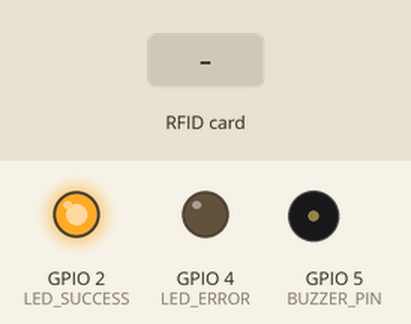
Simulated run of this sketch. Board: ESP32. On the bench: output pins drawn as LEDs (lit = HIGH), buzzer (waves = sounding). Inputs (shaded band) come from the test bench. WiFi joins after 1.5 s; servers stay silent unless stated; uploads are accepted with an empty reply; what the sketch prints to the serial monitor is not drawn.

Above: at 1.6 s.
At 3.9 s:
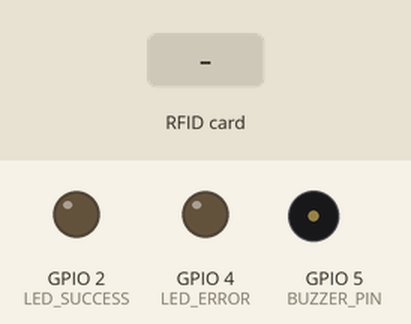
4.0 s: RFID card 5E 7A 19 C4 held to the reader
At 4.9 s:
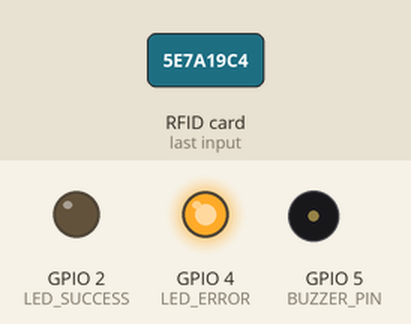
Timing chart, 0 to 7.0 s (numbered marks = the images above; inputs shaded):
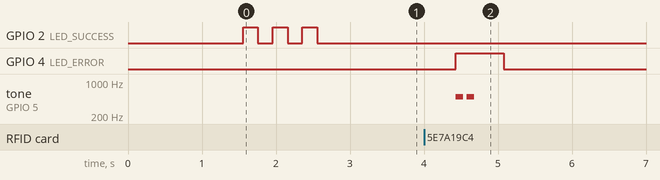

Measured:
- after the input at 4.0 s, GPIO 4 (LED_ERROR): LOW → HIGH after 0.43 s, → LOW 0.65 s later; tone on GPIO 5 (BUZZER_PIN): alternates 500 Hz for 0.10 s and silent for 0.05 s, 4 changes in all, then stays silent, starting after 0.43 s

The sketch:

attendance_system.ino
```cpp
/*
 * University Classroom Attendance System - ESP32 Code
 *
 * Hardware Requirements:
 * - ESP32 Development Board
 * - MFRC522 RFID Reader
 * - RFID Cards/Tags for professors and students
 *
 * Wiring (ESP32 to MFRC522):
 * - VCC -> 3.3V
 * - GND -> GND
 * - SDA -> GPIO 21
 * - SCK -> GPIO 18
 * - MOSI -> GPIO 23
 * - MISO -> GPIO 19
 * - RST -> GPIO 22
 */

#include <WiFi.h>
#include <HTTPClient.h>
#include <ArduinoJson.h>
#include <SPI.h>
#include <MFRC522.h>

// RFID Configuration
#define SS_PIN 21
#define RST_PIN 22
MFRC522 mfrc522(SS_PIN, RST_PIN);

// WiFi Configuration (from .env file)
const char* ssid = "HUAWEI-2.4G-VCt5";
const char* password = "Ayoub@Anas.2023";

// Supabase Configuration
const char* supabaseUrl = "https://putjlurgkhdmdwhepgqq.supabase.co";
const char* supabaseKey = "eyJhbGciOiJIUzI1NiIsInR5cCI6IkpXVCJ9.eyJpc3MiOiJzdXBhYmFzZSIsInJlZiI6InB1dGpsdXJna2hkbWR3aGVwZ3FxIiwicm9sZSI6InNlcnZpY2Vfcm9sZSIsImlhdCI6MTc1NjcyNTg5NCwiZXhwIjoyMDcyMzAxODk0fQ.XfXHqA_4rtpj16Tg6x2xLlGsjUUtjCBqSpXc6xgtnJg";

// Device Configuration
const char* deviceId = "ESP32_001_A101";

// LED Pins for status indication
#define LED_SUCCESS 2   // Green LED
#define LED_ERROR 4     // Red LED
#define BUZZER_PIN 5    // Buzzer for audio feedback

// Global variables
String lastScannedCard = "";
unsigned long lastScanTime = 0;
const unsigned long SCAN_COOLDOWN = 3000; // 3 seconds between scans

void setup() {
  Serial.begin(115200);

  // Initialize pins
  pinMode(LED_SUCCESS, OUTPUT);
  pinMode(LED_ERROR, OUTPUT);
  pinMode(BUZZER_PIN, OUTPUT);

  // Initialize SPI and RFID
  SPI.begin();
  mfrc522.PCD_Init();

  // Connect to WiFi
  connectToWiFi();

  Serial.println("University Attendance System Ready!");
  Serial.println("Waiting for RFID cards...");

  // Success indication
  blinkLED(LED_SUCCESS, 3);
}

void loop() {
  // Check for new RFID card
  if (mfrc522.PICC_IsNewCardPresent() && mfrc522.PICC_ReadCardSerial()) {
    String rfidTag = getRFIDString();

    // Prevent duplicate scans
    if (rfidTag == lastScannedCard && (millis() - lastScanTime) < SCAN_COOLDOWN) {
      Serial.println("Duplicate scan ignored");
      return;
    }

    lastScannedCard = rfidTag;
    lastScanTime = millis();

    Serial.println("Card detected: " + rfidTag);

    // Process the RFID scan
    processRFIDScan(rfidTag);

    // Stop reading
    mfrc522.PICC_HaltA();
  }

  delay(100);
}

void connectToWiFi() {
  WiFi.begin(ssid, password);
  Serial.print("Connecting to WiFi");

  while (WiFi.status() != WL_CONNECTED) {
    delay(500);
    Serial.print(".");
  }

  Serial.println();
  Serial.println("WiFi connected!");
  Serial.print("IP address: ");
  Serial.println(WiFi.localIP());
}

String getRFIDString() {
  String content = "";
  for (byte i = 0; i < mfrc522.uid.size; i++) {
    content.concat(String(mfrc522.uid.uidByte[i] < 0x10 ? "0" : ""));
    content.concat(String(mfrc522.uid.uidByte[i], HEX));
  }
  content.toUpperCase();
  return content;
}

void processRFIDScan(String rfidTag) {
  // First, try to start a professor session
  if (startProfessorSession(rfidTag)) {
    Serial.println("Professor session started successfully!");
    successFeedback();
    return;
  }

  // If not a professor, try to record student attendance
  if (recordStudentAttendance(rfidTag)) {
    Serial.println("Student attendance recorded successfully!");
    successFeedback();
    return;
  }

  // If neither worked, show error
  Serial.println("RFID tag not recognized or no active session");
  errorFeedback();
}

bool startProfessorSession(String rfidTag) {
  if (WiFi.status() != WL_CONNECTED) {
    Serial.println("WiFi not connected");
    return false;
  }

  HTTPClient http;
  http.begin(String(supabaseUrl) + "/rest/v1/rpc/start_professor_session");
  http.addHeader("Content-Type", "application/json");
  http.addHeader("Authorization", "Bearer " + String(supabaseKey));
  http.addHeader("apikey", supabaseKey);

  // Create JSON payload
  DynamicJsonDocument doc(1024);
  doc["p_professor_rfid"] = rfidTag;
  doc["p_classroom_device_id"] = deviceId;
  doc["p_subject"] = "Class Session";
  doc["p_late_threshold"] = 15;

  String jsonString;
  serializeJson(doc, jsonString);

  Serial.println("Starting professor session...");
  Serial.println("Payload: " + jsonString);

  int httpResponseCode = http.POST(jsonString);

  if (httpResponseCode > 0) {
    String response = http.getString();
    Serial.println("Response: " + response);

    // Parse response
    DynamicJsonDocument responseDoc(1024);
    deserializeJson(responseDoc, response);

    if (responseDoc["success"] == true) {
      Serial.println("Professor: " + responseDoc["professor_name"].as<String>());
      Serial.println("Classroom: " + responseDoc["classroom_name"].as<String>());
      http.end();
      return true;
    }
  }

  http.end();
  return false;
}

bool recordStudentAttendance(String rfidTag) {
  if (WiFi.status() != WL_CONNECTED) {
    Serial.println("WiFi not connected");
    return false;
  }

  HTTPClient http;
  http.begin(String(supabaseUrl) + "/rest/v1/rpc/record_student_attendance");
  http.addHeader("Content-Type", "application/json");
  http.addHeader("Authorization", "Bearer " + String(supabaseKey));
  http.addHeader("apikey", supabaseKey);

  // Create JSON payload
  DynamicJsonDocument doc(1024);
  doc["p_student_rfid"] = rfidTag;
  doc["p_classroom_device_id"] = deviceId;

  String jsonString;
  serializeJson(doc, jsonString);

  Serial.println("Recording student attendance...");
  Serial.println("Payload: " + jsonString);

  int httpResponseCode = http.POST(jsonString);

  if (httpResponseCode > 0) {
    String response = http.getString();
    Serial.println("Response: " + response);

    // Parse response
    DynamicJsonDocument responseDoc(1024);
    deserializeJson(responseDoc, response);

    if (responseDoc["success"] == true) {
      Serial.println("Student: " + responseDoc["student_name"].as<String>());
      Serial.println("Status: " + responseDoc["status"].as<String>());
      Serial.println("Student Number: " + responseDoc["student_number"].as<String>());
      http.end();
      return true;
    } else {
      Serial.println("Error: " + responseDoc["error"].as<String>());
    }
  }

  http.end();
  return false;
}

void successFeedback() {
  // Green LED and short beep
  digitalWrite(LED_SUCCESS, HIGH);
  tone(BUZZER_PIN, 1000, 200);
  delay(500);
  digitalWrite(LED_SUCCESS, LOW);
}

void errorFeedback() {
  // Red LED and error beeps
  digitalWrite(LED_ERROR, HIGH);
  tone(BUZZER_PIN, 500, 100);
  delay(150);
  tone(BUZZER_PIN, 500, 100);
  delay(500);
  digitalWrite(LED_ERROR, LOW);
}

void blinkLED(int pin, int times) {
  for (int i = 0; i < times; i++) {
    digitalWrite(pin, HIGH);
    delay(200);
    digitalWrite(pin, LOW);
    delay(200);
  }
}
```
